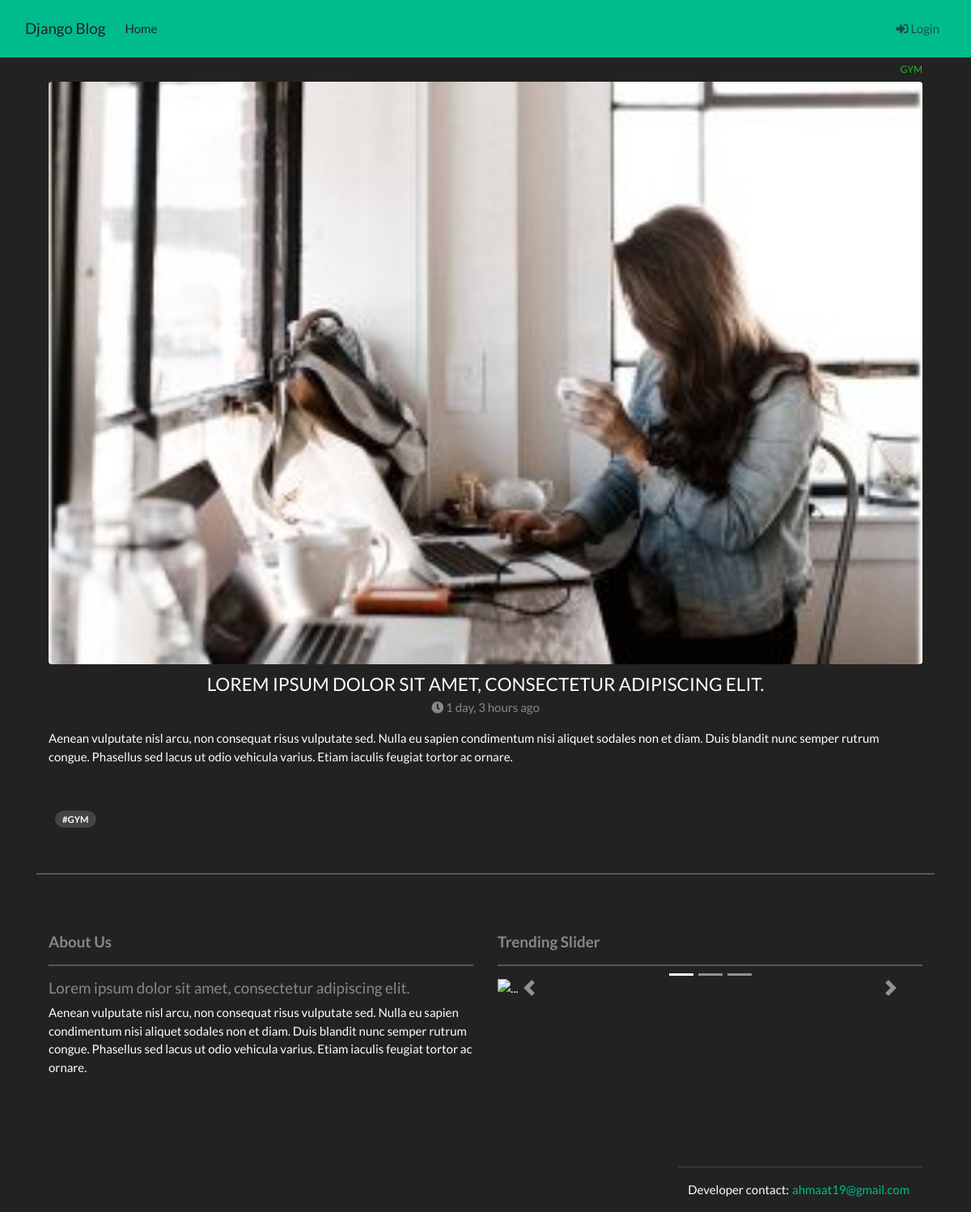
The page /post-details/lorem-ipsum-dolor-sit-amet-consectetur-adipiscing-elit on the database as committed earlier.
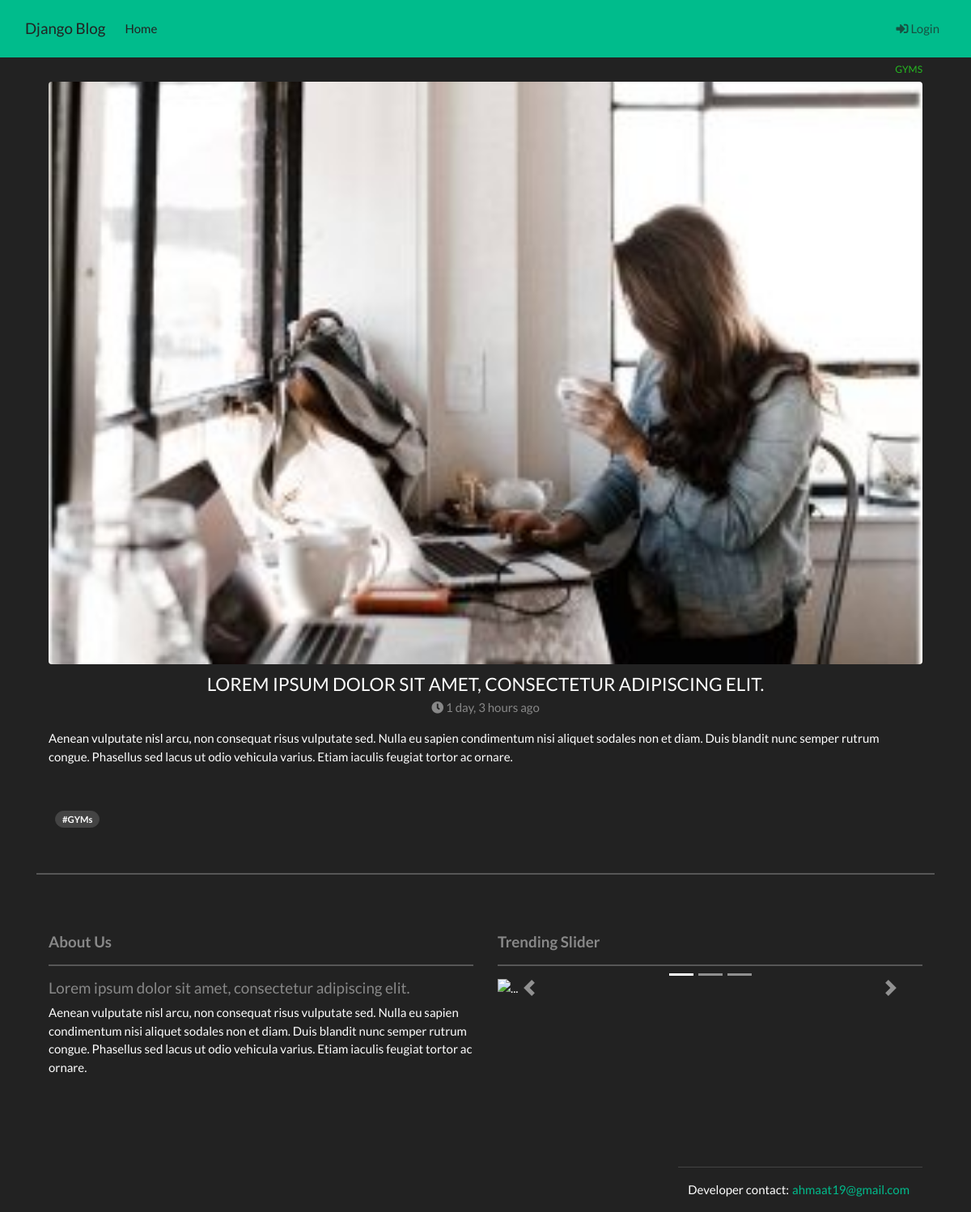
The same page on the database as committed later.
### posts/models.py (models this page shows, shortened)
class Post(models.Model):
    title = models.CharField(max_length=150)
    slug = models.SlugField(max_length=200)
    category = models.ForeignKey(Category, on_delete=models.CASCADE)
    image = models.ImageField(upload_to='static/images/',max_length=100)
    content = models.TextField()
    published = models.BooleanField(default=False)
    tags = models.CharField(max_length=20)
    created = models.DateTimeField(auto_now_add=True)
    created_by = models.IntegerField()

class Category(models.Model):
    name = models.CharField(max_length=50, unique=True)
    created = models.DateTimeField(auto_now_add=True)
    created_by = models.IntegerField()
    def __str__(self):
        return self.name
    class Meta:
        verbose_name_plural = 'Categories'

### posts/views.py (the view)
# urls.py: path('post-details/<slug:slug>', views.postDetails, name='post-details'),
def postDetails(request, slug):
    post = get_object_or_404(Post, slug=slug)
    print(post.title)
    context = {
    'post': post
    }
    return render(request, 'posts/postDetails.html', context)

### posts/templates/posts/postDetails.html
{% extends 'base.html' %} {{% load static %} {% block content %}
<div class="container">
  <h3 class="tag my-2 text-right">{{post.category|upper}}</h3>
  <img src="{{post.image.url}}" class="card-img rounded" />
  <h4 class="modal-title text-center pt-2 text-uppercase">{{post.title}}</h4>
  <p class="card-text text-center text-muted">
    <i class="fa fa-clock"></i>
    {{ post.created|timesince }} ago
  </p>
  <p>{{post.content}}</p>
  <div class="g-5 my-5">
    <span class="badge btn btn-secondary rounded-pill m-2 py-1 px-2">
      #{{post.category}}
    </span>
  </div>
</div>
{% endblock content %}

### templates/base.html (shortened to what this page needs)
{% load crispy_forms_tags %} {% load static %}
<!DOCTYPE html>
<html lang="en">
  <head>
    <link
      rel="stylesheet"
      href="https://cdnjs.cloudflare.com/ajax/libs/font-awesome/5.15.1/css/all.min.css"
    />
    <link rel="stylesheet" href="{% static 'css/bootstrap.min.css' %}" />
    <link rel="stylesheet" href="{% static 'bootstrap.min.css' %}" />
    <link rel="stylesheet" href="{% static 'styles.css' %}" />
  </head>
  <body>
    {% include './navbar.html' %}
    <div class="container">
      {% block content %} {% endblock %}
      <hr />
      {% include './footer.html' %}
  </body>
</html>

### templates/navbar.html (shortened to what this page needs)
<nav class="navbar navbar-expand-lg navbar-light bg-success sticky-top">
  <div class="container-fluid">
    <a class="navbar-brand" href="{% url 'posts:home' %}">Django Blog </a>
    <div class="collapse navbar-collapse" id="navbarSupportedContent">
      <ul class="navbar-nav mr-auto mb-2 mb-lg-0">
        <li class="nav-item">
          <a
            class="nav-link active"
            aria-current="page"
            href="{% url 'posts:home' %}"
            >Home</a
          >
        </li>
      </ul>
      <ul class="navbar-nav mx-right mb-2 mb-lg-0">
        {% if user.is_authenticated %}
        <li class="nav-item">
          <a class="nav-link" href="">Welcome: {{user.username}}</a>
        </li>
        <li class="nav-item">
          <a class="nav-link" href="{% url 'logout' %}">
            <span class="fa fa-sign-out-alt" aria-hidden="true"></span> Logout
          </a>
        </li>
        {% else %}
        <li class="nav-item">
          <a class="nav-link" href="{% url 'login' %}">
            <span class="fa fa-sign-in-alt" aria-hidden="true"></span> Login
          </a>
        </li>
        {% endif %}
      </ul>
    </div>
  </div>
</nav>

### templates/footer.html (shortened to what this page needs)
<div class="container">
  <div class="row my-5 gy-4">
    <div class="col-lg-6 col-md-6 col-sm-6 col-12">
      <h5 class="text-muted mb-3 font-weight-bold">About Us</h5>
      <hr />
      <h5 class="text-muted">
        Lorem ipsum dolor sit amet, consectetur adipiscing elit.
      </h5>
      <p>
        Aenean vulputate nisl arcu, non consequat risus vulputate sed. Nulla eu
        sapien condimentum nisi aliquet sodales non et diam. Duis blandit nunc
        semper rutrum congue. Phasellus sed lacus ut odio vehicula varius. Etiam
        iaculis feugiat tortor ac ornare.
      </p>
    </div>
    <div class="col-lg-6 col-md-6 col-sm-6 col-12">
      <h5 class="text-muted mb-3 font-weight-bold">Trending Slider</h5>
      <hr />
      <div id="footer-slider" class="carousel slide" data-ride="carousel">
        <ol class="carousel-indicators">
          <li
            data-target="#footer-slider"
            data-slide-to="0"
            class="active"
          ></li>
          <li data-target="#footer-slider" data-slide-to="1"></li>
          <li data-target="#footer-slider" data-slide-to="2"></li>
        </ol>
        <div class="carousel-inner">
          <div class="carousel-item active">
            <img
              src="https://constructionreviewonline.com/wp-content/uploads/2019/09/2019-09-20_5d84c7750c317_1l-image-Gerald-R.-Ford-International-Airport-Expansion-800x600.jpg"
              class="d-block w-100"
              alt="..."
            />
            <div class="carousel-caption d-none d-md-block">
            </div>
          </div>
        </div>
        <a
          class="carousel-control-prev"
          href="#footer-slider"
          role="button"
          data-slide="prev"
        >
          <span class="carousel-control-prev-icon" aria-hidden="true"></span>
        </a>
        <a
          class="carousel-control-next"
          href="#footer-slider"
          role="button"
          data-slide="next"
        >
          <span class="carousel-control-next-icon" aria-hidden="true"></span>
        </a>
      </div>
    </div>
    </div>
    <div class="modal-footer float-right mt-5 text-center">
      Developer contact:
      <a href="mailto:ahmaat19@gmail.com">ahmaat19@gmail.com</a>
    </div>
  </div>
</div>

### static/styles.css (style rules this page uses)
.tag { color: rgb(38, 187, 33); font-size: 12px; font-weight: 500; }

Rows that differ between the two databases and show on the page:
changed through a linked row, Post "LOREM IPSUM DOLOR SIT AMET, CONSECTETUR ADIPISCING ELIT.": category "GYM" → "GYMS"; category "GYM" → "GYMs"
